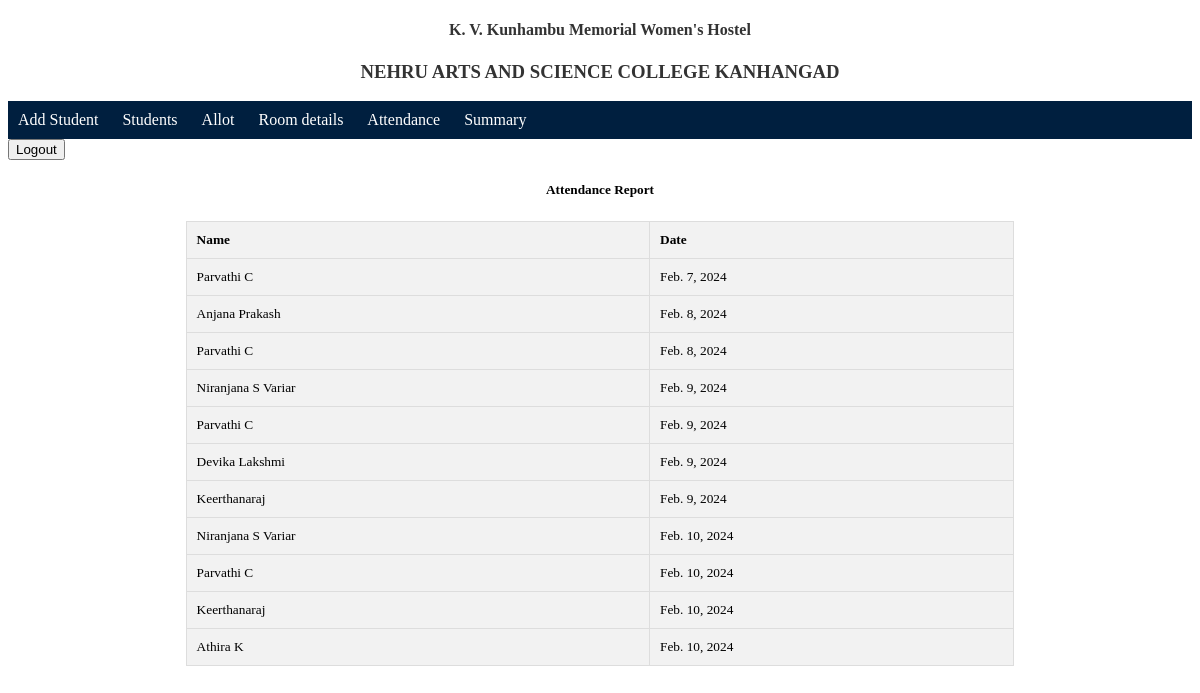
/summary/ (signed in), run on the app's committed database.
### hostel/models.py (models this page shows, shortened)
class Attendance(models.Model):
    name = models.ForeignKey(Student,on_delete=models.CASCADE)
    dates = models.DateField()

class Student(models.Model):
    name = models.CharField(max_length=50, unique=True)
    category = models.CharField(max_length=20)
    pgm_id = models.ForeignKey(Programme,on_delete=models.CASCADE)

### hostel/views.py (the view)
# urls.py: path('summary/',views.view_attendance,name='view_attendance'),
@login_required()
def view_attendance(request):
    attendance_list = Attendance.objects.all().select_related('name')
    return render(request,"hostel/summary.html",{'summary':attendance_list})

### hostel/templates/hostel/summary.html (shortened to what this page needs)
{% extends 'base.html' %}
{% block content %}
    <h5>Attendance Report</h5>
    <div class="allot">
        <table>
            <tr>
                <th>Name</th><th>Date</th>
            </tr>
            {% for a in summary %}
            <tr>
                <td>{{a.name.name}}</td>
                <td>{{a.dates}}</td>
            </tr>
            {% endfor %}
        </table>
    </div>
{% endblock %}

### hostel/templates/hostel/summary.html (style rules this page uses)
.allot { width: 70%; margin: 0 auto; }
.allot table { border-collapse: collapse; width: 100%; }
.allot th, .allot td { border: 1px solid #dddddd; text-align: left; padding: 10px; font-size: smaller; }
.allot th { background-color: #f2f2f2; }
.allot tr { background-color: #f2f2f2; }
h5 { color: black; text-align: center; }

### data on the page
Attendance: name.name "Parvathi C", dates "Feb. 7, 2024"
Attendance: name.name "Anjana Prakash", dates "Feb. 8, 2024"
Attendance: name.name "Parvathi C", dates "Feb. 8, 2024"
Attendance: name.name "Niranjana S Variar", dates "Feb. 9, 2024"
Attendance: name.name "Parvathi C", dates "Feb. 9, 2024"
Attendance: name.name "Devika Lakshmi", dates "Feb. 9, 2024"
Attendance: name.name "Keerthanaraj", dates "Feb. 9, 2024"
Attendance: name.name "Niranjana S Variar", dates "Feb. 10, 2024"
Attendance: name.name "Parvathi C", dates "Feb. 10, 2024"
Attendance: name.name "Keerthanaraj", dates "Feb. 10, 2024"
Attendance: name.name "Athira K", dates "Feb. 10, 2024"
